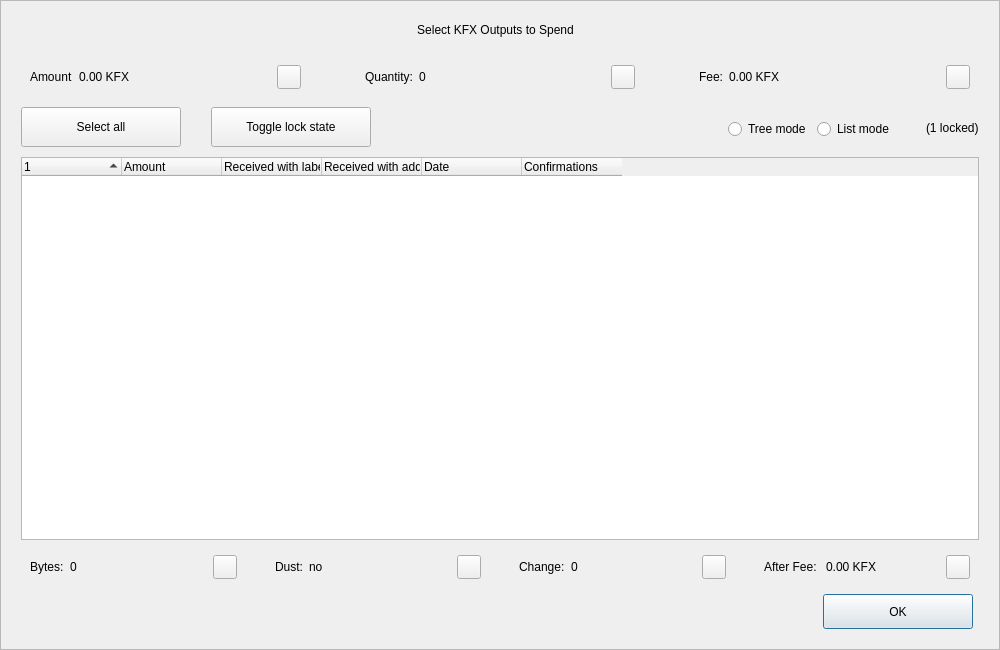
<?xml version="1.0" encoding="UTF-8"?>
<ui version="4.0">
 <class>CoinControlDialog</class>
 <widget class="QDialog" name="CoinControlDialog">
  <property name="geometry">
   <rect>
    <x>0</x>
    <y>0</y>
    <width>1000</width>
    <height>650</height>
   </rect>
  </property>
  <property name="minimumSize">
   <size>
    <width>950</width>
    <height>650</height>
   </size>
  </property>
  <property name="windowTitle">
   <string>Coin Selection</string>
  </property>
  <property name="styleSheet">
   <string notr="true"/>
  </property>
  <layout class="QVBoxLayout" name="verticalLayout">
   <property name="spacing">
    <number>0</number>
   </property>
   <property name="leftMargin">
    <number>0</number>
   </property>
   <property name="topMargin">
    <number>0</number>
   </property>
   <property name="rightMargin">
    <number>0</number>
   </property>
   <property name="bottomMargin">
    <number>0</number>
   </property>
   <item>
    <widget class="QFrame" name="frameContainer">
     <property name="toolTipDuration">
      <number>0</number>
     </property>
     <property name="frameShape">
      <enum>QFrame::StyledPanel</enum>
     </property>
     <property name="frameShadow">
      <enum>QFrame::Raised</enum>
     </property>
     <layout class="QVBoxLayout" name="verticalLayout_2">
      <property name="leftMargin">
       <number>0</number>
      </property>
      <property name="rightMargin">
       <number>0</number>
      </property>
      <property name="bottomMargin">
       <number>20</number>
      </property>
      <item>
       <layout class="QHBoxLayout" name="horizontalLayout_12">
        <property name="spacing">
         <number>0</number>
        </property>
        <property name="leftMargin">
         <number>20</number>
        </property>
        <property name="rightMargin">
         <number>30</number>
        </property>
        <item>
         <spacer name="horizontalSpacer_4">
          <property name="orientation">
           <enum>Qt::Horizontal</enum>
          </property>
          <property name="sizeHint" stdset="0">
           <size>
            <width>40</width>
            <height>20</height>
           </size>
          </property>
         </spacer>
        </item>
        <item>
         <widget class="QLabel" name="labelTitle">
          <property name="minimumSize">
           <size>
            <width>0</width>
            <height>40</height>
           </size>
          </property>
          <property name="maximumSize">
           <size>
            <width>16777215</width>
            <height>40</height>
           </size>
          </property>
          <property name="text">
           <string>Select KFX Outputs to Spend</string>
          </property>
          <property name="alignment">
           <set>Qt::AlignCenter</set>
          </property>
          <property name="margin">
           <number>7</number>
          </property>
         </widget>
        </item>
        <item>
         <spacer name="horizontalSpacer_5">
          <property name="orientation">
           <enum>Qt::Horizontal</enum>
          </property>
          <property name="sizeHint" stdset="0">
           <size>
            <width>40</width>
            <height>20</height>
           </size>
          </property>
         </spacer>
        </item>
       </layout>
      </item>
      <item>
       <layout class="QHBoxLayout" name="horizontalLayout_8">
        <property name="leftMargin">
         <number>20</number>
        </property>
        <property name="rightMargin">
         <number>20</number>
        </property>
        <item>
         <widget class="QWidget" name="layoutAmount" native="true">
          <layout class="QHBoxLayout" name="horizontalLayout_9" stretch="0,1,0">
           <item>
            <widget class="QLabel" name="labelCoinControlAmountText">
             <property name="text">
              <string>Amount</string>
             </property>
            </widget>
           </item>
           <item>
            <widget class="QLabel" name="labelCoinControlAmount">
             <property name="text">
              <string>0.00 KFX</string>
             </property>
            </widget>
           </item>
           <item alignment="Qt::AlignHCenter|Qt::AlignVCenter">
            <widget class="QPushButton" name="pushButtonAmount">
             <property name="minimumSize">
              <size>
               <width>0</width>
               <height>24</height>
              </size>
             </property>
             <property name="maximumSize">
              <size>
               <width>24</width>
               <height>26</height>
              </size>
             </property>
             <property name="focusPolicy">
              <enum>Qt::NoFocus</enum>
             </property>
             <property name="styleSheet">
              <string notr="true">padding-bottom:2px;
padding-right:4px;</string>
             </property>
             <property name="text">
              <string/>
             </property>
            </widget>
           </item>
          </layout>
         </widget>
        </item>
        <item>
         <spacer name="horizontalSpacer_2">
          <property name="orientation">
           <enum>Qt::Horizontal</enum>
          </property>
          <property name="sizeType">
           <enum>QSizePolicy::Fixed</enum>
          </property>
          <property name="sizeHint" stdset="0">
           <size>
            <width>40</width>
            <height>20</height>
           </size>
          </property>
         </spacer>
        </item>
        <item>
         <widget class="QWidget" name="layoutQuantity" native="true">
          <layout class="QHBoxLayout" name="horizontalLayout_10" stretch="0,1,0">
           <item>
            <widget class="QLabel" name="labelCoinControlQuantityText">
             <property name="text">
              <string>Quantity:</string>
             </property>
            </widget>
           </item>
           <item>
            <widget class="QLabel" name="labelCoinControlQuantity">
             <property name="text">
              <string>0</string>
             </property>
            </widget>
           </item>
           <item alignment="Qt::AlignHCenter|Qt::AlignVCenter">
            <widget class="QPushButton" name="pushButtonQuantity">
             <property name="minimumSize">
              <size>
               <width>0</width>
               <height>24</height>
              </size>
             </property>
             <property name="maximumSize">
              <size>
               <width>24</width>
               <height>26</height>
              </size>
             </property>
             <property name="focusPolicy">
              <enum>Qt::NoFocus</enum>
             </property>
             <property name="styleSheet">
              <string notr="true">padding-bottom:2px;
               padding-right:4px;</string>
             </property>
             <property name="text">
              <string/>
             </property>
            </widget>
           </item>
          </layout>
         </widget>
        </item>
        <item>
         <spacer name="horizontalSpacer_22">
          <property name="orientation">
           <enum>Qt::Horizontal</enum>
          </property>
          <property name="sizeType">
           <enum>QSizePolicy::Fixed</enum>
          </property>
          <property name="sizeHint" stdset="0">
           <size>
            <width>40</width>
            <height>20</height>
           </size>
          </property>
         </spacer>
        </item>
        <item>
         <widget class="QWidget" name="layoutFee" native="true">
          <layout class="QHBoxLayout" name="horizontalLayout_11" stretch="0,1,0">
           <item>
            <widget class="QLabel" name="labelCoinControlFeeText">
             <property name="text">
              <string>Fee:</string>
             </property>
            </widget>
           </item>
           <item>
            <widget class="QLabel" name="labelCoinControlFee">
             <property name="text">
              <string>0.00 KFX</string>
             </property>
            </widget>
           </item>
           <item alignment="Qt::AlignHCenter|Qt::AlignVCenter">
            <widget class="QPushButton" name="pushButtonFee">
             <property name="minimumSize">
              <size>
               <width>0</width>
               <height>24</height>
              </size>
             </property>
             <property name="maximumSize">
              <size>
               <width>24</width>
               <height>26</height>
              </size>
             </property>
             <property name="focusPolicy">
              <enum>Qt::NoFocus</enum>
             </property>
             <property name="styleSheet">
              <string notr="true">padding-bottom:2px;
               padding-right:4px;</string>
             </property>
             <property name="text">
              <string/>
             </property>
            </widget>
           </item>
          </layout>
         </widget>
        </item>
       </layout>
      </item>
      <item>
       <widget class="QFrame" name="frame">
        <property name="minimumSize">
         <size>
          <width>0</width>
          <height>40</height>
         </size>
        </property>
        <property name="styleSheet">
         <string notr="true">#frame {
	border:0;
}</string>
        </property>
        <property name="frameShape">
         <enum>QFrame::StyledPanel</enum>
        </property>
        <property name="frameShadow">
         <enum>QFrame::Sunken</enum>
        </property>
        <layout class="QHBoxLayout" name="horizontalLayout">
         <property name="spacing">
          <number>0</number>
         </property>
         <property name="leftMargin">
          <number>20</number>
         </property>
         <property name="topMargin">
          <number>0</number>
         </property>
         <property name="rightMargin">
          <number>20</number>
         </property>
         <property name="bottomMargin">
          <number>0</number>
         </property>
         <item>
          <layout class="QHBoxLayout" name="horizontalLayoutPanel" stretch="0,0,0,0,0,0">
           <property name="spacing">
            <number>20</number>
           </property>
           <item>
            <widget class="QPushButton" name="pushButtonSelectAll">
             <property name="sizePolicy">
              <sizepolicy hsizetype="Maximum" vsizetype="Fixed">
               <horstretch>0</horstretch>
               <verstretch>0</verstretch>
              </sizepolicy>
             </property>
             <property name="minimumSize">
              <size>
               <width>160</width>
               <height>40</height>
              </size>
             </property>
             <property name="maximumSize">
              <size>
               <width>16777215</width>
               <height>40</height>
              </size>
             </property>
             <property name="text">
              <string>Select all</string>
             </property>
             <property name="checkable">
              <bool>true</bool>
             </property>
             <property name="checked">
              <bool>false</bool>
             </property>
             <property name="autoExclusive">
              <bool>false</bool>
             </property>
             <property name="autoDefault">
              <bool>false</bool>
             </property>
            </widget>
           </item>
           <item>
            <spacer name="horizontalSpacer_6">
             <property name="orientation">
              <enum>Qt::Horizontal</enum>
             </property>
             <property name="sizeType">
              <enum>QSizePolicy::Fixed</enum>
             </property>
             <property name="sizeHint" stdset="0">
              <size>
               <width>10</width>
               <height>20</height>
              </size>
             </property>
            </spacer>
           </item>
           <item>
            <widget class="QPushButton" name="pushButtonToggleLock">
             <property name="sizePolicy">
              <sizepolicy hsizetype="Maximum" vsizetype="Fixed">
               <horstretch>0</horstretch>
               <verstretch>0</verstretch>
              </sizepolicy>
             </property>
             <property name="minimumSize">
              <size>
               <width>160</width>
               <height>40</height>
              </size>
             </property>
             <property name="maximumSize">
              <size>
               <width>16777215</width>
               <height>40</height>
              </size>
             </property>
             <property name="text">
              <string>Toggle lock state</string>
             </property>
             <property name="checkable">
              <bool>true</bool>
             </property>
             <property name="autoExclusive">
              <bool>false</bool>
             </property>
             <property name="autoDefault">
              <bool>false</bool>
             </property>
            </widget>
           </item>
           <item>
            <spacer name="horizontalSpacer_7">
             <property name="orientation">
              <enum>Qt::Horizontal</enum>
             </property>
             <property name="sizeType">
              <enum>QSizePolicy::Expanding</enum>
             </property>
             <property name="sizeHint" stdset="0">
              <size>
               <width>30</width>
               <height>20</height>
              </size>
             </property>
            </spacer>
           </item>
           <item alignment="Qt::AlignRight">
            <widget class="QGroupBox" name="groupBox_2">
             <property name="styleSheet">
              <string notr="true">#groupBox_2 {
    background-color:transparent;
    border-radius:0;
}</string>
             </property>
             <property name="title">
              <string/>
             </property>
             <layout class="QHBoxLayout" name="horizontalLayout_14">
              <item>
               <widget class="QRadioButton" name="radioTreeMode">
                <property name="sizePolicy">
                 <sizepolicy hsizetype="Maximum" vsizetype="Fixed">
                  <horstretch>0</horstretch>
                  <verstretch>0</verstretch>
                 </sizepolicy>
                </property>
                <property name="text">
                 <string>Tree mode</string>
                </property>
               </widget>
              </item>
              <item>
               <widget class="QRadioButton" name="radioListMode">
                <property name="sizePolicy">
                 <sizepolicy hsizetype="Maximum" vsizetype="Fixed">
                  <horstretch>0</horstretch>
                  <verstretch>0</verstretch>
                 </sizepolicy>
                </property>
                <property name="text">
                 <string>List mode</string>
                </property>
                <property name="checked">
                 <bool>false</bool>
                </property>
               </widget>
              </item>
             </layout>
            </widget>
           </item>
           <item>
            <widget class="QLabel" name="labelLocked">
             <property name="text">
              <string>(1 locked)</string>
             </property>
            </widget>
           </item>
          </layout>
         </item>
        </layout>
       </widget>
      </item>
      <item>
       <layout class="QHBoxLayout" name="horizontalLayout_13">
        <property name="leftMargin">
         <number>20</number>
        </property>
        <property name="rightMargin">
         <number>20</number>
        </property>
        <item>
         <widget class="CoinControlTreeWidget" name="treeWidget">
          <property name="contextMenuPolicy">
           <enum>Qt::CustomContextMenu</enum>
          </property>
          <property name="styleSheet">
           <string notr="true"/>
          </property>
          <property name="sortingEnabled">
           <bool>false</bool>
          </property>
          <property name="columnCount">
           <number>6</number>
          </property>
          <attribute name="headerShowSortIndicator" stdset="0">
           <bool>true</bool>
          </attribute>
          <attribute name="headerStretchLastSection">
           <bool>false</bool>
          </attribute>
          <column>
           <property name="text">
            <string/>
           </property>
          </column>
          <column>
           <property name="text">
            <string>Amount</string>
           </property>
          </column>
          <column>
           <property name="text">
            <string>Received with label</string>
           </property>
          </column>
          <column>
           <property name="text">
            <string>Received with address</string>
           </property>
          </column>
          <column>
           <property name="text">
            <string>Date</string>
           </property>
          </column>
          <column>
           <property name="text">
            <string>Confirmations</string>
           </property>
           <property name="toolTip">
            <string>Confirmed</string>
           </property>
          </column>
         </widget>
        </item>
       </layout>
      </item>
      <item>
       <layout class="QHBoxLayout" name="horizontalLayout_3">
        <property name="spacing">
         <number>20</number>
        </property>
        <property name="leftMargin">
         <number>20</number>
        </property>
        <property name="rightMargin">
         <number>20</number>
        </property>
        <item>
         <widget class="QWidget" name="layoutBytes" native="true">
          <layout class="QHBoxLayout" name="horizontalLayout_4" stretch="0,1,0">
           <item>
            <widget class="QLabel" name="labelCoinControlBytesText">
             <property name="text">
              <string>Bytes:</string>
             </property>
            </widget>
           </item>
           <item>
            <widget class="QLabel" name="labelCoinControlBytes">
             <property name="text">
              <string>0</string>
             </property>
            </widget>
           </item>
           <item alignment="Qt::AlignHCenter|Qt::AlignVCenter">
            <widget class="QPushButton" name="pushButtonBytes">
             <property name="minimumSize">
              <size>
               <width>0</width>
               <height>24</height>
              </size>
             </property>
             <property name="maximumSize">
              <size>
               <width>24</width>
               <height>26</height>
              </size>
             </property>
             <property name="focusPolicy">
              <enum>Qt::NoFocus</enum>
             </property>
             <property name="styleSheet">
              <string notr="true">padding-bottom:2px;
               padding-right:4px;</string>
             </property>
             <property name="text">
              <string/>
             </property>
            </widget>
           </item>
          </layout>
         </widget>
        </item>
        <item>
         <widget class="QWidget" name="layoutDust" native="true">
          <layout class="QHBoxLayout" name="horizontalLayout_5" stretch="0,1,0">
           <item>
            <widget class="QLabel" name="labelCoinControlLowOutputText">
             <property name="text">
              <string>Dust:</string>
             </property>
            </widget>
           </item>
           <item>
            <widget class="QLabel" name="labelCoinControlLowOutput">
             <property name="text">
              <string>no</string>
             </property>
            </widget>
           </item>
           <item alignment="Qt::AlignHCenter|Qt::AlignVCenter">
            <widget class="QPushButton" name="pushButtonDust">
             <property name="minimumSize">
              <size>
               <width>0</width>
               <height>24</height>
              </size>
             </property>
             <property name="maximumSize">
              <size>
               <width>24</width>
               <height>26</height>
              </size>
             </property>
             <property name="focusPolicy">
              <enum>Qt::NoFocus</enum>
             </property>
             <property name="styleSheet">
              <string notr="true">padding-bottom:2px;
               padding-right:4px;</string>
             </property>
             <property name="text">
              <string/>
             </property>
            </widget>
           </item>
          </layout>
         </widget>
        </item>
        <item>
         <widget class="QWidget" name="layoutChange" native="true">
          <layout class="QHBoxLayout" name="horizontalLayout_6" stretch="0,1,0">
           <item>
            <widget class="QLabel" name="labelCoinControlChangeText">
             <property name="text">
              <string>Change:</string>
             </property>
            </widget>
           </item>
           <item>
            <widget class="QLabel" name="labelCoinControlChange">
             <property name="text">
              <string>0</string>
             </property>
            </widget>
           </item>
           <item alignment="Qt::AlignHCenter|Qt::AlignVCenter">
            <widget class="QPushButton" name="pushButtonChange">
             <property name="minimumSize">
              <size>
               <width>0</width>
               <height>24</height>
              </size>
             </property>
             <property name="maximumSize">
              <size>
               <width>24</width>
               <height>26</height>
              </size>
             </property>
             <property name="focusPolicy">
              <enum>Qt::NoFocus</enum>
             </property>
             <property name="styleSheet">
              <string notr="true">padding-bottom:2px;
               padding-right:4px;</string>
             </property>
             <property name="text">
              <string/>
             </property>
            </widget>
           </item>
          </layout>
         </widget>
        </item>
        <item>
         <widget class="QWidget" name="layoutAfter" native="true">
          <layout class="QHBoxLayout" name="horizontalLayout_7" stretch="0,1,0">
           <item>
            <widget class="QLabel" name="labelCoinControlAfterFeeText">
             <property name="text">
              <string>After Fee: </string>
             </property>
            </widget>
           </item>
           <item>
            <widget class="QLabel" name="labelCoinControlAfterFee">
             <property name="text">
              <string>0.00 KFX</string>
             </property>
            </widget>
           </item>
           <item alignment="Qt::AlignHCenter|Qt::AlignVCenter">
            <widget class="QPushButton" name="pushButtonAlterFee">
             <property name="minimumSize">
              <size>
               <width>0</width>
               <height>24</height>
              </size>
             </property>
             <property name="maximumSize">
              <size>
               <width>24</width>
               <height>26</height>
              </size>
             </property>
             <property name="focusPolicy">
              <enum>Qt::NoFocus</enum>
             </property>
             <property name="styleSheet">
              <string notr="true">padding-bottom:2px;
               padding-right:4px;</string>
             </property>
             <property name="text">
              <string/>
             </property>
            </widget>
           </item>
          </layout>
         </widget>
        </item>
       </layout>
      </item>
      <item>
       <layout class="QHBoxLayout" name="horizontalLayout_2">
        <property name="spacing">
         <number>0</number>
        </property>
        <property name="leftMargin">
         <number>20</number>
        </property>
        <property name="rightMargin">
         <number>26</number>
        </property>
        <item>
         <spacer name="horizontalSpacer_3">
          <property name="orientation">
           <enum>Qt::Horizontal</enum>
          </property>
          <property name="sizeHint" stdset="0">
           <size>
            <width>558</width>
            <height>20</height>
           </size>
          </property>
         </spacer>
        </item>
        <item>
         <widget class="QPushButton" name="pushButtonOk">
          <property name="minimumSize">
           <size>
            <width>150</width>
            <height>35</height>
           </size>
          </property>
          <property name="text">
           <string>OK</string>
          </property>
         </widget>
        </item>
       </layout>
      </item>
     </layout>
    </widget>
   </item>
  </layout>
 </widget>
 <customwidgets>
  <customwidget>
   <class>CoinControlTreeWidget</class>
   <extends>QTreeWidget</extends>
   <header>coincontroltreewidget.h</header>
  </customwidget>
 </customwidgets>
 <resources/>
 <connections/>
</ui>
